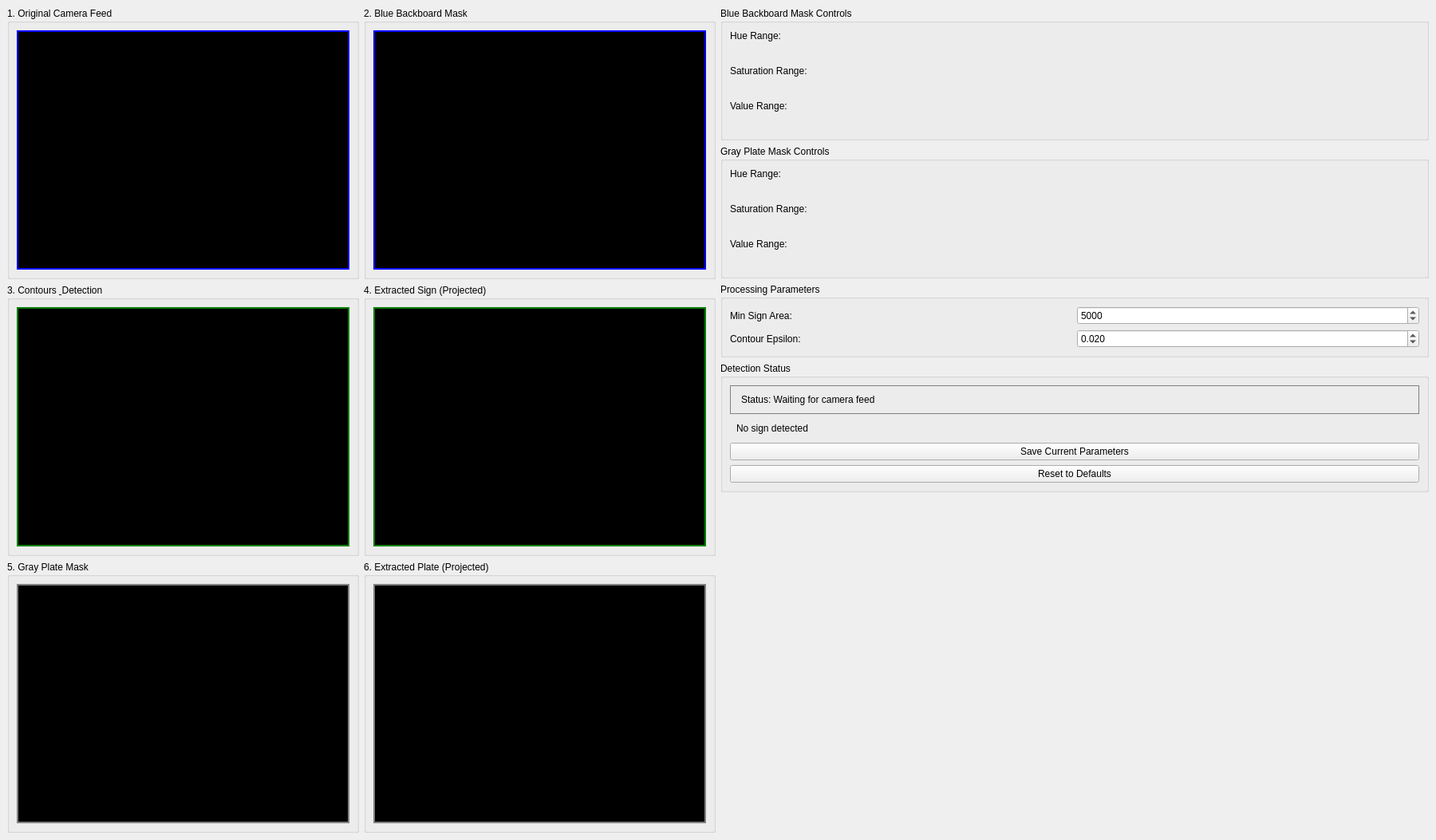
<?xml version="1.0" encoding="UTF-8"?>
<ui version="4.0">
 <class>SignDebugGUI</class>
 <widget class="QMainWindow" name="SignDebugGUI">
  <property name="geometry">
   <rect>
    <x>0</x>
    <y>0</y>
    <width>1800</width>
    <height>1000</height>
   </rect>
  </property>
  <property name="windowTitle">
   <string>Sign Detection Debug GUI</string>
  </property>
  <widget class="QWidget" name="centralwidget">
   <layout class="QHBoxLayout" name="mainLayout">
    <item>
     <layout class="QGridLayout" name="imageGridLayout">
      <item row="0" column="0">
       <widget class="QGroupBox" name="originalGroup">
        <property name="title">
         <string>1. Original Camera Feed</string>
        </property>
        <layout class="QVBoxLayout" name="verticalLayout">
         <item>
          <widget class="QLabel" name="originalLabel">
           <property name="minimumSize">
            <size>
             <width>400</width>
             <height>300</height>
            </size>
           </property>
           <property name="styleSheet">
            <string notr="true">border: 2px solid blue; background-color: black;</string>
           </property>
           <property name="text">
            <string>Waiting for camera feed...</string>
           </property>
           <property name="alignment">
            <set>Qt::AlignCenter</set>
           </property>
          </widget>
         </item>
        </layout>
       </widget>
      </item>
      <item row="0" column="1">
       <widget class="QGroupBox" name="blueMaskGroup">
        <property name="title">
         <string>2. Blue Backboard Mask</string>
        </property>
        <layout class="QVBoxLayout" name="verticalLayout_2">
         <item>
          <widget class="QLabel" name="blueMaskLabel">
           <property name="minimumSize">
            <size>
             <width>400</width>
             <height>300</height>
            </size>
           </property>
           <property name="styleSheet">
            <string notr="true">border: 2px solid blue; background-color: black;</string>
           </property>
           <property name="text">
            <string>Blue mask will appear here</string>
           </property>
           <property name="alignment">
            <set>Qt::AlignCenter</set>
           </property>
          </widget>
         </item>
        </layout>
       </widget>
      </item>
      <item row="1" column="0">
       <widget class="QGroupBox" name="contourGroup">
        <property name="title">
         <string>3. Contours &amp; Detection</string>
        </property>
        <layout class="QVBoxLayout" name="verticalLayout_3">
         <item>
          <widget class="QLabel" name="contourLabel">
           <property name="minimumSize">
            <size>
             <width>400</width>
             <height>300</height>
            </size>
           </property>
           <property name="styleSheet">
            <string notr="true">border: 2px solid green; background-color: black;</string>
           </property>
           <property name="text">
            <string>Contour visualization</string>
           </property>
           <property name="alignment">
            <set>Qt::AlignCenter</set>
           </property>
          </widget>
         </item>
        </layout>
       </widget>
      </item>
      <item row="1" column="1">
       <widget class="QGroupBox" name="signGroup">
        <property name="title">
         <string>4. Extracted Sign (Projected)</string>
        </property>
        <layout class="QVBoxLayout" name="verticalLayout_4">
         <item>
          <widget class="QLabel" name="signLabel">
           <property name="minimumSize">
            <size>
             <width>400</width>
             <height>300</height>
            </size>
           </property>
           <property name="styleSheet">
            <string notr="true">border: 2px solid green; background-color: black;</string>
           </property>
           <property name="text">
            <string>Sign projection will appear here</string>
           </property>
           <property name="alignment">
            <set>Qt::AlignCenter</set>
           </property>
          </widget>
         </item>
        </layout>
       </widget>
      </item>
      <item row="2" column="0">
       <widget class="QGroupBox" name="grayMaskGroup">
        <property name="title">
         <string>5. Gray Plate Mask</string>
        </property>
        <layout class="QVBoxLayout" name="verticalLayout_5">
         <item>
          <widget class="QLabel" name="grayMaskLabel">
           <property name="minimumSize">
            <size>
             <width>400</width>
             <height>300</height>
            </size>
           </property>
           <property name="styleSheet">
            <string notr="true">border: 2px solid gray; background-color: black;</string>
           </property>
           <property name="text">
            <string>Gray mask will appear here</string>
           </property>
           <property name="alignment">
            <set>Qt::AlignCenter</set>
           </property>
          </widget>
         </item>
        </layout>
       </widget>
      </item>
      <item row="2" column="1">
       <widget class="QGroupBox" name="plateGroup">
        <property name="title">
         <string>6. Extracted Plate (Projected)</string>
        </property>
        <layout class="QVBoxLayout" name="verticalLayout_6">
         <item>
          <widget class="QLabel" name="plateLabel">
           <property name="minimumSize">
            <size>
             <width>400</width>
             <height>300</height>
            </size>
           </property>
           <property name="styleSheet">
            <string notr="true">border: 2px solid gray; background-color: black;</string>
           </property>
           <property name="text">
            <string>Plate projection will appear here</string>
           </property>
           <property name="alignment">
            <set>Qt::AlignCenter</set>
           </property>
          </widget>
         </item>
        </layout>
       </widget>
      </item>
     </layout>
    </item>
    <item>
     <layout class="QVBoxLayout" name="controlLayout">
      <item>
       <widget class="QGroupBox" name="blueControlGroup">
        <property name="title">
         <string>Blue Backboard Mask Controls</string>
        </property>
        <layout class="QVBoxLayout" name="blueControlLayout">
         <item>
          <widget class="QLabel" name="blueHueLabel">
           <property name="text">
            <string>Hue Range:</string>
           </property>
          </widget>
         </item>
         <item>
          <widget class="QWidget" name="blueHueWidget" native="true">
           <layout class="QHBoxLayout" name="blueHueLayout"/>
          </widget>
         </item>
         <item>
          <widget class="QLabel" name="blueSatLabel">
           <property name="text">
            <string>Saturation Range:</string>
           </property>
          </widget>
         </item>
         <item>
          <widget class="QWidget" name="blueSatWidget" native="true">
           <layout class="QHBoxLayout" name="blueSatLayout"/>
          </widget>
         </item>
         <item>
          <widget class="QLabel" name="blueValLabel">
           <property name="text">
            <string>Value Range:</string>
           </property>
          </widget>
         </item>
         <item>
          <widget class="QWidget" name="blueValWidget" native="true">
           <layout class="QHBoxLayout" name="blueValLayout"/>
          </widget>
         </item>
        </layout>
       </widget>
      </item>
      <item>
       <widget class="QGroupBox" name="grayControlGroup">
        <property name="title">
         <string>Gray Plate Mask Controls</string>
        </property>
        <layout class="QVBoxLayout" name="grayControlLayout">
         <item>
          <widget class="QLabel" name="grayHueLabel">
           <property name="text">
            <string>Hue Range:</string>
           </property>
          </widget>
         </item>
         <item>
          <widget class="QWidget" name="grayHueWidget" native="true">
           <layout class="QHBoxLayout" name="grayHueLayout"/>
          </widget>
         </item>
         <item>
          <widget class="QLabel" name="graySatLabel">
           <property name="text">
            <string>Saturation Range:</string>
           </property>
          </widget>
         </item>
         <item>
          <widget class="QWidget" name="graySatWidget" native="true">
           <layout class="QHBoxLayout" name="graySatLayout"/>
          </widget>
         </item>
         <item>
          <widget class="QLabel" name="grayValLabel">
           <property name="text">
            <string>Value Range:</string>
           </property>
          </widget>
         </item>
         <item>
          <widget class="QWidget" name="grayValWidget" native="true">
           <layout class="QHBoxLayout" name="grayValLayout"/>
          </widget>
         </item>
        </layout>
       </widget>
      </item>
      <item>
       <widget class="QGroupBox" name="paramGroup">
        <property name="title">
         <string>Processing Parameters</string>
        </property>
        <layout class="QGridLayout" name="paramLayout">
         <item row="0" column="0">
          <widget class="QLabel" name="areaLabel">
           <property name="text">
            <string>Min Sign Area:</string>
           </property>
          </widget>
         </item>
         <item row="0" column="1">
          <widget class="QSpinBox" name="areaSpin">
           <property name="minimum">
            <number>100</number>
           </property>
           <property name="maximum">
            <number>50000</number>
           </property>
           <property name="value">
            <number>5000</number>
           </property>
          </widget>
         </item>
         <item row="1" column="0">
          <widget class="QLabel" name="epsilonLabel">
           <property name="text">
            <string>Contour Epsilon:</string>
           </property>
          </widget>
         </item>
         <item row="1" column="1">
          <widget class="QDoubleSpinBox" name="epsilonSpin">
           <property name="decimals">
            <number>3</number>
           </property>
           <property name="minimum">
            <double>0.001000000000000</double>
           </property>
           <property name="maximum">
            <double>0.100000000000000</double>
           </property>
           <property name="singleStep">
            <double>0.001000000000000</double>
           </property>
           <property name="value">
            <double>0.020000000000000</double>
           </property>
          </widget>
         </item>
        </layout>
       </widget>
      </item>
      <item>
       <widget class="QGroupBox" name="statusGroup">
        <property name="title">
         <string>Detection Status</string>
        </property>
        <layout class="QVBoxLayout" name="statusLayout">
         <item>
          <widget class="QLabel" name="statusLabel">
           <property name="styleSheet">
            <string notr="true">QLabel { padding: 10px; border: 1px solid gray; }</string>
           </property>
           <property name="text">
            <string>Status: Waiting for camera feed</string>
           </property>
          </widget>
         </item>
         <item>
          <widget class="QLabel" name="infoLabel">
           <property name="styleSheet">
            <string notr="true">QLabel { padding: 5px; }</string>
           </property>
           <property name="text">
            <string>No sign detected</string>
           </property>
          </widget>
         </item>
         <item>
          <widget class="QPushButton" name="saveButton">
           <property name="text">
            <string>Save Current Parameters</string>
           </property>
          </widget>
         </item>
         <item>
          <widget class="QPushButton" name="resetButton">
           <property name="text">
            <string>Reset to Defaults</string>
           </property>
          </widget>
         </item>
        </layout>
       </widget>
      </item>
      <item>
       <spacer name="verticalSpacer">
        <property name="orientation">
         <enum>Qt::Vertical</enum>
        </property>
        <property name="sizeHint" stdset="0">
         <size>
          <width>20</width>
          <height>40</height>
         </size>
        </property>
       </spacer>
      </item>
     </layout>
    </item>
   </layout>
  </widget>
 </widget>
 <resources/>
 <connections/>
</ui>
